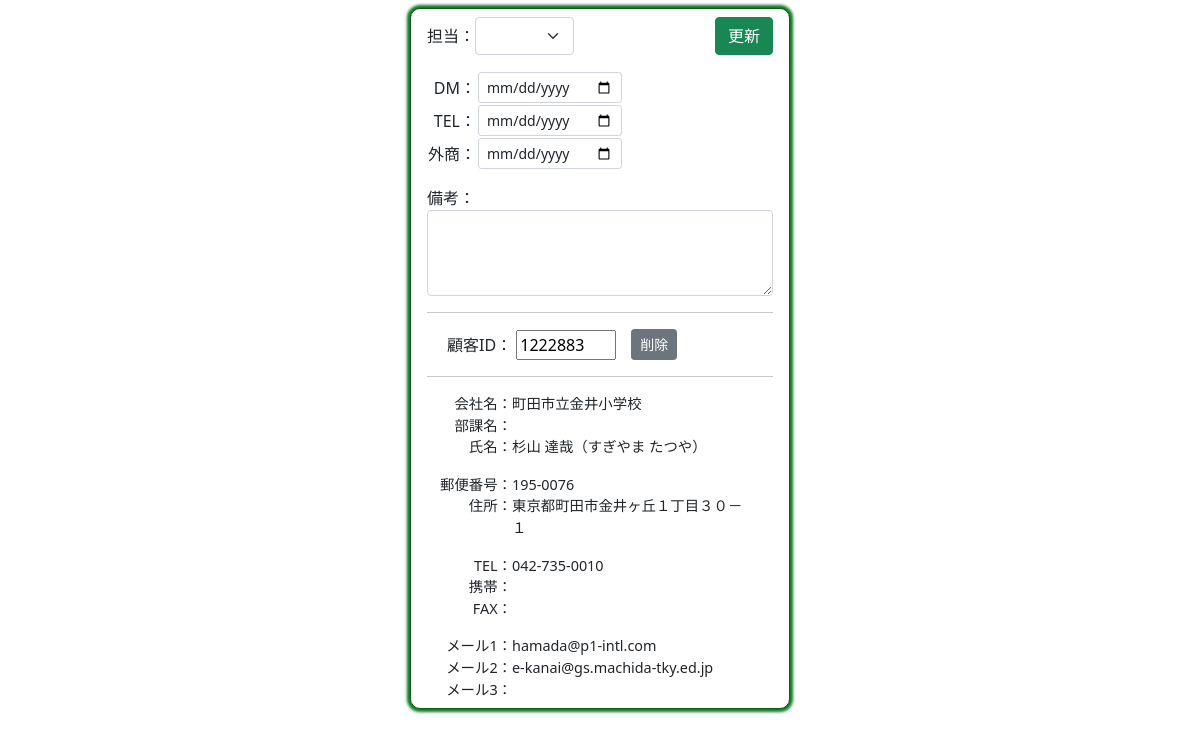
The app's page /right/36/ with its own data.
### houjin/models.py (models this page shows, shortened)
class Customer(models.Model):
    cus_id=models.CharField("顧客ID",max_length=10,null=True,blank=True)
    sei=models.CharField("姓",max_length=10,null=True,blank=True)
    mei=models.CharField("名",max_length=10,null=True,blank=True)
    sei_kana=models.CharField("姓かな",max_length=10,null=True,blank=True)
    mei_kana=models.CharField("名かな",max_length=10,null=True,blank=True)
    mail1=models.EmailField("メール1",null=True,blank=True)
    mail2=models.EmailField("メール2",null=True,blank=True)
    mail3=models.EmailField("メール3",null=True,blank=True)
    yubin=models.CharField("郵便番号",max_length=10,null=True,blank=True)
    adress=models.CharField("住所",max_length=100,null=True,blank=True)
    pref=models.CharField("都道府県",max_length=10,null=True,blank=True)
    city=models.CharField("市区町村",max_length=50,null=True,blank=True)
    banchi=models.CharField("番地",max_length=50,null=True,blank=True)
    build=models.CharField("建物",max_length=50,null=True,blank=True)
    com=models.CharField("会社",max_length=50,null=True,blank=True)
    busho=models.CharField("部署",max_length=50,null=True,blank=True)
    tel=models.CharField("電話",max_length=20,null=True,blank=True)
    mob=models.CharField("携帯",max_length=20,null=True,blank=True)
    fax=models.CharField("FAX",max_length=20,null=True,blank=True)
    toroku=models.CharField("登録日",max_length=10,null=True,blank=True)
    kensu=models.IntegerField("件数",null=True,blank=True)
    money=models.IntegerField("金額",null=True,blank=True)
    tantou=models.CharField ("担当",max_length=10, null=True,blank=True)
    dm_day=models.CharField("DM",max_length=10,null=True,blank=True)
    tel_day=models.CharField("TEL",max_length=10,null=True,blank=True)
    gaisho_day=models.CharField("外商",max_length=10,null=True,blank=True)
    bikou=models.TextField("備考",null=True,blank=True)

### houjin/views.py (the view)
# urls.py: path('right/<int:pk>/', right1, name="right1"),
def right1(request,pk):
    if request.method=="POST":
        ins=Customer.objects.get(pk=pk)
        form=Right_form(request.POST,instance=ins)
        form.save()
        return redirect("houjin:left")
    else:
        ins=Customer.objects.get(pk=pk)
        cus=Customer.objects.filter(pk=pk)
        form=Right_form(instance=ins)
        return render(request,"houjin/right.html",{"form":form,"cus":cus})

### houjin/forms.py
class Right_form(forms.ModelForm):
    tantou=forms.ChoiceField(
        choices=[("",""),("井上","井上"),("古川","古川"),("眞下","眞下"),("夏八木","夏八木"),("藤井","藤井"),("武井","武井"),("粂川","粂川")],
        label="担当者",
        widget=forms.Select(attrs={"class":"form-select"}),
        required=False
    )
    dm_day=forms.CharField(label="DM", widget=forms.DateInput(attrs={"type": "date","class":"form-control form-control-sm"}),required=False)
    tel_day=forms.CharField(label="TEL", widget=forms.DateInput(attrs={"type": "date","class":"form-control form-control-sm"}),required=False)
    gaisho_day=forms.CharField(label="外商", widget=forms.DateInput(attrs={"type": "date","class":"form-control form-control-sm"}),required=False)
    bikou=forms.CharField(label="備考",widget=forms.Textarea(attrs={"class":"form-control","rows":"3"}),required=False)
    class Meta:
        model=Customer
        fields=["tantou","dm_day","tel_day","gaisho_day","bikou"]

### houjin/templates/houjin/right.html (shortened to what this page needs)
<!DOCTYPE html>
<html lang="ja">
<head>
    <link href="https://cdn.jsdelivr.net/npm/bootstrap@5.0.2/dist/css/bootstrap.min.css" rel="stylesheet">
</head>
<body>
    <div class="main mb-4">
        <div>
            <form action="" method="post" target="ifr1">{% csrf_token %}
                <div class="class1">
                    <div class="class1" style="width: 50%;" align="left">
                        <div>担当：</div>
                        <div>{{form.tantou}}</div>
                    </div>
                    <div style="width: 50%;" align="right" >
                        <button type="submit" class="btn btn-success">更新</button>
                    </div>
                </div>
                <div class="mt-3">
                    <table>
                        <tr>
                            <td style="text-align: right;">DM：</td>
                            <td>{{form.dm_day}}</td>
                        </tr>
                        <tr>
                            <td style="text-align: right;">TEL：</td>
                            <td>{{form.tel_day}}</td>
                        </tr>
                        <tr>
                            <td>外商：</td>
                            <td>{{form.gaisho_day}}</td>
                        </tr>
                    </table>
                </div>
                <div class="mt-3" >
                    <div>備考：</div>
                    <div>{{form.bikou}}</div>
                </div>
            </form>
        </div>
        <hr>
        {% for i in cus %}
        <form action="{% url 'houjin:delete' %}" method="post" target="_top">{% csrf_token %}
            <div class="class1 mt-3">
                <div style="margin-left: 20px;">
                    <label for="cus_id">顧客ID：</label>
                    <input type="text" name="cus_id" id="cus_id" value="{{i.cus_id}}" style="width: 100px;" readonly>
                </div>
                <div style="margin-left: 15px;">
                    <button type="submit" class="btn btn-secondary btn-sm" onclick="return confirm('本当に削除しますか？')">削除</button>
                </div>
            </div>
        </form>
        <hr>
        <div style="font-size: 0.9em;">
            <div class="data">
                <div class="name">会社名：</div>
                {% if i.com %}
                    <div class="data-code">{{i.com}}</div>
                {% endif %}
            </div>
            <div class="data">
                <div class="name">部課名：</div>
                {% if i.com %}
                <div class="data-code">{{i.busho}}</div>
                {% endif %}
            </div>
            <div class="data">
                <div class="name">氏名：</div>
                {% if i.com %}
                <div class="data-code">{{i.sei}} {{i.mei}}（{{i.sei_kana}} {{i.mei_kana}}）</div>
                {% endif %}
            </div>
            <div class="data mt-3">
                <div class="name">郵便番号：</div>
                {% if i.com %}
                    <div class="data-code">{{i.yubin}}</div>
                {% endif %}
            </div>
            <div class="data">
                <div class="name">住所：</div>
                {% if i.com %}
                    <div class="data-code">{{i.pref}}{{i.city}}{{i.banchi}}{{i.build}}</div>
                {% endif %}
            </div>
            <div class="data mt-3">
                <div class="name">TEL：</div>
                {% if i.com %}
                    <div class="data-code">{{i.tel}}</div>
                {% endif %}
            </div>
            <div class="data">
                <div class="name">携帯：</div>
                {% if i.com %}
                    <div class="data-code">{{i.mob}}</div>
                {% endif %}
            </div>
            <div class="data">
                <div class="name">FAX：</div>
                {% if i.com %}
                    <div class="data-code">{{i.fax}}</div>
                {% endif %}
            </div>
            <div class="data mt-3">
                <div class="name">メール1：</div>
                {% if i.com %}
                    <div class="data-code">{{i.mail1}}</div>
                {% endif %}
            </div>
            <div class="data">
                <div class="name">メール2：</div>
                {% if i.com %}
                    <div class="data-code">{{i.mail2}}</div>
                {% endif %}
            </div>
            <div class="data">
                <div class="name">メール3：</div>
                {% if i.com %}
                    <div class="data-code">{{i.mail3}}</div>
                {% endif %}
            </div>
            {% endfor %}
        </div>
    </div>
</body>
</html>

### houjin/templates/houjin/right.html (style rules this page uses)
.class1 { display: flex; flex-direction: row; align-items: center; }
.main { padding: 0.5em 1em; margin: 0 auto; margin-top: 0.5em; background: #FFF; border: solid 1px #0b5f1a; border-radius: 10px; box-shadow: 0 1px 1px rgba(0, 0, 0, 0.22); width: 380px; box-shadow: 0 0 3px 3px #0e7722; }
.data { display: flex; flex-wrap: wrap; }
.name { width: 85px; text-align: right; }
.data-code { width: calc(340px - 100px); }

### records on screen
Customer: cus_id "1222883", com "町田市立金井小学校", sei "杉山", mei "達哉", sei_kana "すぎやま", mei_kana "たつや", yubin "195-0076", pref "東京都", city "町田市", banchi "金井ヶ丘１丁目３０－１", tel "042-735-0010", mail1 "hamada@p1-intl.com", mail2 "e-kanai@gs.machida-tky.ed.jp"
